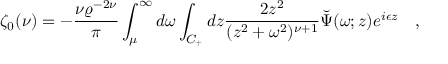
#> input picture docs/blog/2.0.0/applications/2026-10/examples/02-document-archive/demo-inputs/general_formula_rec_001.png, 448 x 64 px
$ python Generate-FormulaVariantCase.py --image ../../../../docs/blog/2.0.0/applications/2026-10/examples/02-document-archive/demo-inputs/general_formula_rec_001.png --output-root out.png
#> lines starting #> are read from the running program, lines starting #| are printed output that depends on the picture
"""Create deterministic geometry/quality variants of the official formula image."""
from __future__ import annotations

import argparse
import hashlib
import json
from pathlib import Path

import cv2
import numpy as np


def sha(path: Path) -> str:
    return hashlib.sha256(path.read_bytes()).hexdigest()


def main() -> None:
    parser = argparse.ArgumentParser()
    parser.add_argument("--image", type=Path, required=True)
    parser.add_argument("--output-root", type=Path, required=True)
    args = parser.parse_args()
    image = cv2.imread(str(args.image), cv2.IMREAD_COLOR)
#> image is the input picture: shape (64, 448, 3); min 0, max 255, mean 246.9
    if image is None:
        raise SystemExit(f"Unable to read formula image: {args.image}")
    root = args.output_root.resolve()
    image_dir = root / "data" / "images" / "formula"
    manifest = root / "data" / "annotations" / "manifests" / "formula-variants.jsonl"
    image_dir.mkdir(parents=True, exist_ok=True); manifest.parent.mkdir(parents=True, exist_ok=True)
    gray = cv2.cvtColor(image, cv2.COLOR_BGR2GRAY)
    variants = {
        "original": image,
        "white-border": cv2.copyMakeBorder(image, 32, 32, 32, 32, cv2.BORDER_CONSTANT, value=(255, 255, 255)),
        "contrast": cv2.convertScaleAbs(image, alpha=0.72, beta=34),
        "jpeg": cv2.imdecode(cv2.imencode('.jpg', image, [cv2.IMWRITE_JPEG_QUALITY, 45])[1], cv2.IMREAD_COLOR),
        "blur": cv2.GaussianBlur(image, (3, 3), .7),
    }
    rows = []
    for name, value in variants.items():
        path = image_dir / f"{name}.png"
        cv2.imwrite(str(path), value)
        rows.append({"schema_version":"1.0","record_type":"formula_variant","variant":name,"image_relpath":str(path.relative_to(root)).replace('\\','/'),"source_image_sha256":sha(args.image),"image_sha256":sha(path),"expected_label":"general_formula_rec_001"})
#> this loop made 5 passes
#> name on passes 1 to 5: 'original', 'white-border', 'contrast', 'jpeg', 'blur'
#> pass 2, in main, `cv2.imwrite(str(path), value)`:
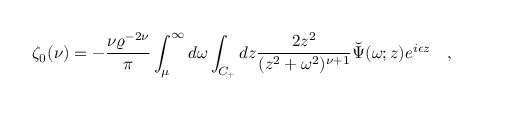
#> saved as white-border.png: shape (128, 512, 3); min 0, max 255, mean 251.5
#> after the loop, rows = 5 items
    manifest.write_text('\n'.join(json.dumps(row, ensure_ascii=False) for row in rows)+'\n',encoding='utf8')
    print(json.dumps({"manifest":str(manifest),"variants":len(rows)},ensure_ascii=False))
#| {"manifest": "eng/models/paddle-ocr/scripts/out.png/data/annotations/manifests/formula-variants.jsonl", "variants": 5}


if __name__ == '__main__': main()

$ run again, with docs/blog/2.0.0/applications/2026-10/examples/02-document-archive/demo-inputs/news-page.png copied over docs/blog/2.0.0/applications/2026-10/examples/02-document-archive/demo-inputs/general_formula_rec_001.png
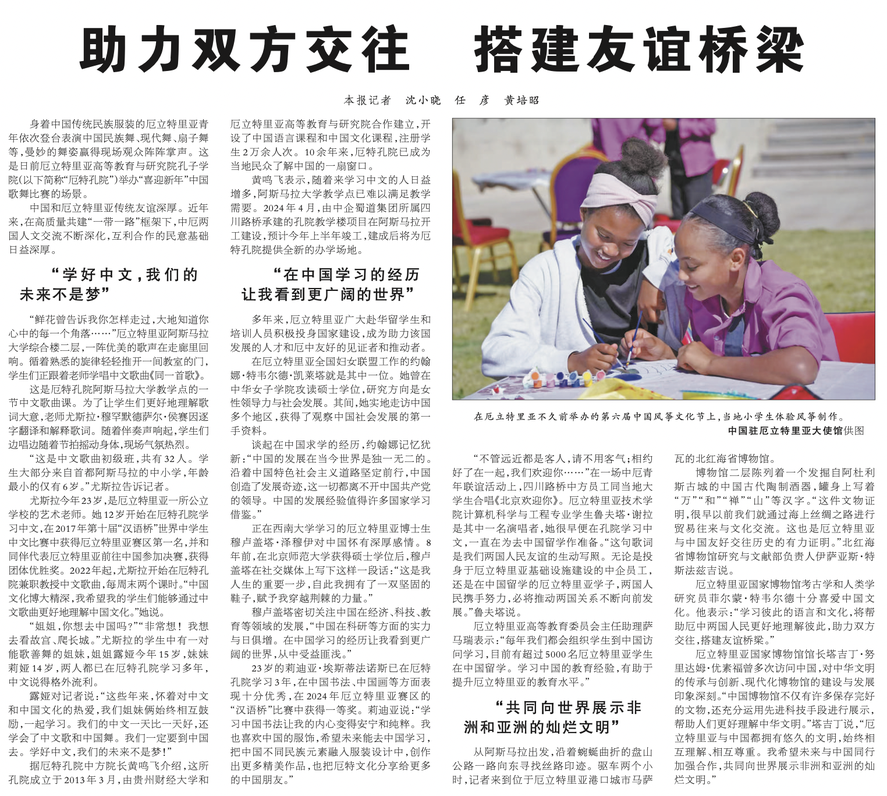
#> input picture docs/blog/2.0.0/applications/2026-10/examples/02-document-archive/demo-inputs/news-page.png, 887 x 796 px, shrunk from 1524 x 1368 before the run
#> in main, image is the input picture: shape (796, 887, 3); mean B, G, R 215.2, 214.9, 217.8
#> in main, `gray = cv2.cvtColor(image, cv2.COLOR_BGR2GRAY)`:
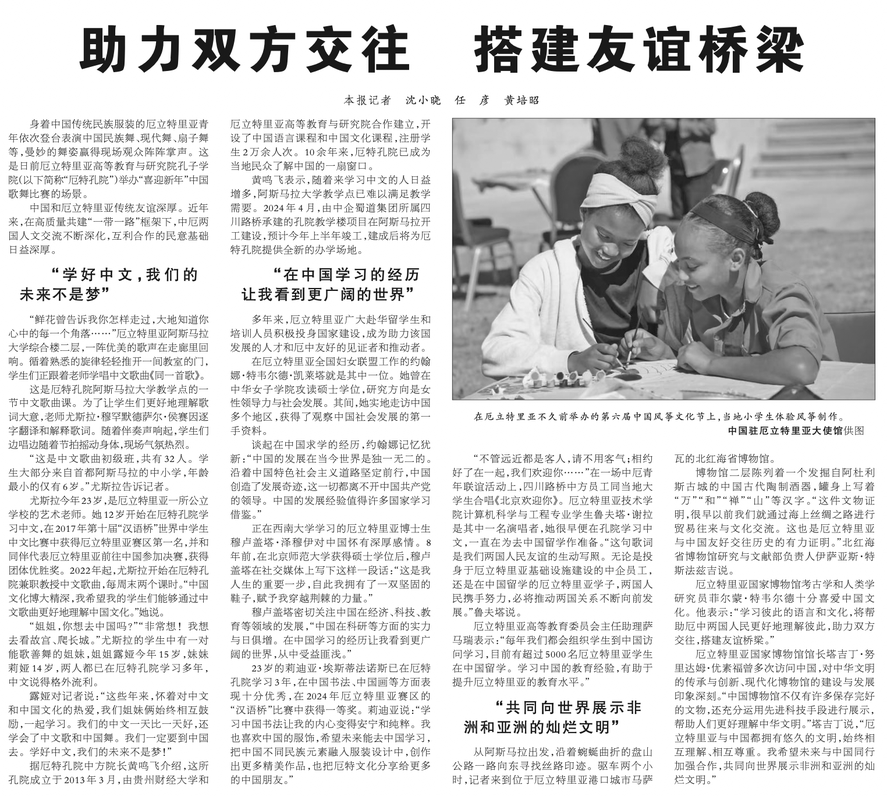
#> gray: shape (796, 887); min 0, max 255, mean 215.8
#> the loop in main, `for name, value in variants.items():` made 5 passes
#> name on passes 1 to 5: 'original', 'white-border', 'contrast', 'jpeg', 'blur'
#> pass 2, in main, `cv2.imwrite(str(path), value)`:
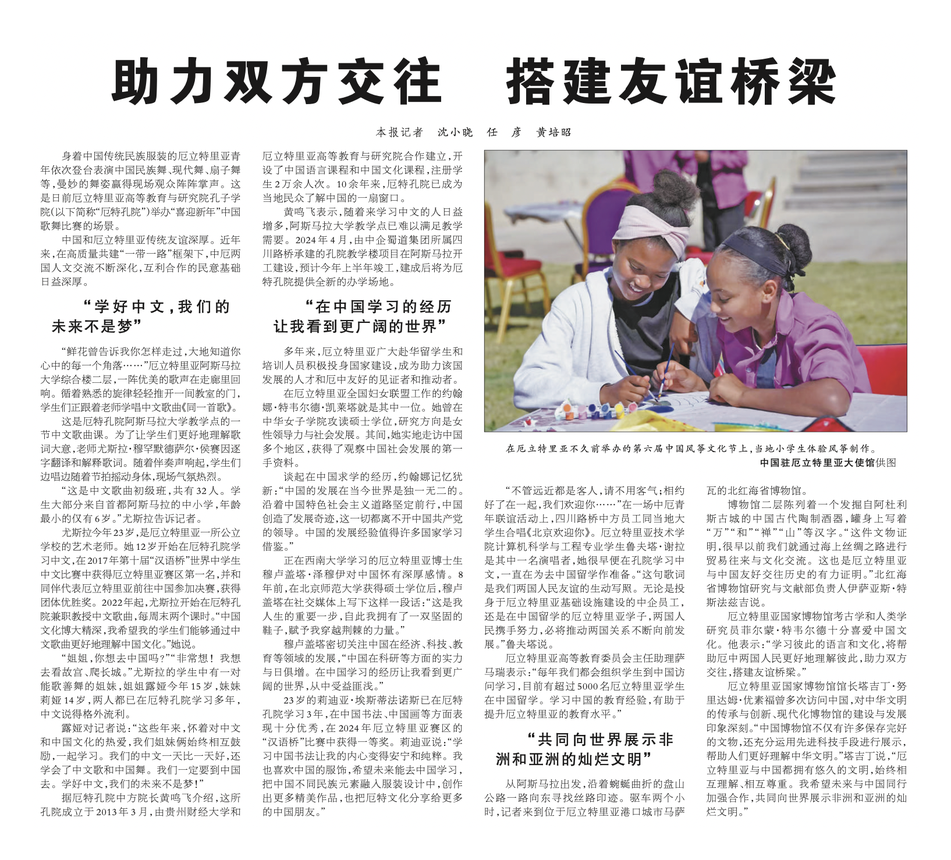
#> saved as white-border.png: shape (860, 951, 3); mean B, G, R 220.7, 220.4, 222.9
#> after the loop in main, `for name, value in variants.items():`: rows = 5 items
#| {"manifest": "eng/models/paddle-ocr/scripts/out.png/data/annotations/manifests/formula-variants.jsonl", "variants": 5}
